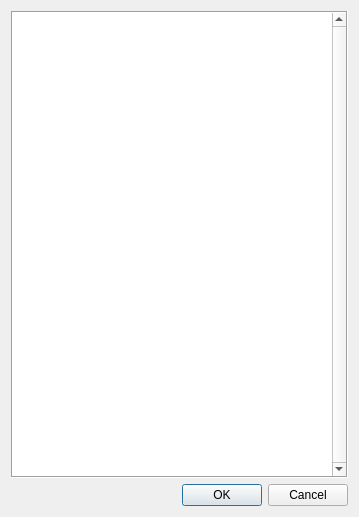
<?xml version="1.0" encoding="UTF-8"?>
<ui version="4.0">
 <class>item_list_dialog</class>
 <widget class="QDialog" name="item_list_dialog">
  <property name="geometry">
   <rect>
    <x>0</x>
    <y>0</y>
    <width>359</width>
    <height>517</height>
   </rect>
  </property>
  <property name="windowTitle">
   <string>检查项目</string>
  </property>
  <layout class="QVBoxLayout" name="verticalLayout_2">
   <item>
    <layout class="QVBoxLayout" name="verticalLayout">
     <item>
      <widget class="QListWidget" name="item_check_listWidget">
       <property name="sizePolicy">
        <sizepolicy hsizetype="Expanding" vsizetype="Expanding">
         <horstretch>0</horstretch>
         <verstretch>0</verstretch>
        </sizepolicy>
       </property>
       <property name="maximumSize">
        <size>
         <width>16777215</width>
         <height>16777215</height>
        </size>
       </property>
       <property name="font">
        <font>
         <pointsize>11</pointsize>
        </font>
       </property>
       <property name="cursor" stdset="0">
        <cursorShape>PointingHandCursor</cursorShape>
       </property>
       <property name="frameShape">
        <enum>QFrame::Box</enum>
       </property>
       <property name="verticalScrollBarPolicy">
        <enum>Qt::ScrollBarAlwaysOn</enum>
       </property>
       <property name="editTriggers">
        <set>QAbstractItemView::NoEditTriggers</set>
       </property>
       <property name="selectionMode">
        <enum>QAbstractItemView::MultiSelection</enum>
       </property>
       <property name="isWrapping" stdset="0">
        <bool>false</bool>
       </property>
       <property name="layoutMode">
        <enum>QListView::SinglePass</enum>
       </property>
       <property name="sortingEnabled">
        <bool>true</bool>
       </property>
      </widget>
     </item>
     <item>
      <widget class="QDialogButtonBox" name="buttonBox">
       <property name="orientation">
        <enum>Qt::Horizontal</enum>
       </property>
       <property name="standardButtons">
        <set>QDialogButtonBox::Cancel|QDialogButtonBox::Ok</set>
       </property>
      </widget>
     </item>
    </layout>
   </item>
  </layout>
 </widget>
 <resources/>
 <connections>
  <connection>
   <sender>buttonBox</sender>
   <signal>accepted()</signal>
   <receiver>item_list_dialog</receiver>
   <slot>accept()</slot>
   <hints>
    <hint type="sourcelabel">
     <x>248</x>
     <y>254</y>
    </hint>
    <hint type="destinationlabel">
     <x>157</x>
     <y>274</y>
    </hint>
   </hints>
  </connection>
  <connection>
   <sender>buttonBox</sender>
   <signal>rejected()</signal>
   <receiver>item_list_dialog</receiver>
   <slot>reject()</slot>
   <hints>
    <hint type="sourcelabel">
     <x>316</x>
     <y>260</y>
    </hint>
    <hint type="destinationlabel">
     <x>286</x>
     <y>274</y>
    </hint>
   </hints>
  </connection>
 </connections>
</ui>
